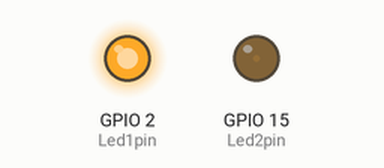
Bench run of a sketch on a simulated ESP32. Parts: output pins drawn as LEDs (lit = HIGH). What the sketch prints to the serial monitor is not drawn.

Above: at 0.05 s.
At 2.15 s:
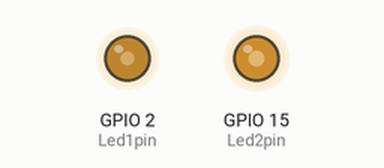
At 3.45 s:
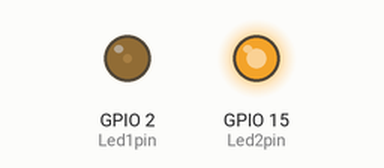
At 6.9 s:
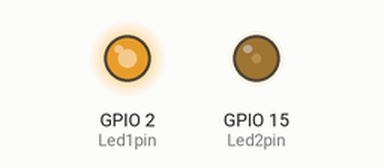
Timing chart, 0 to 10.0 s (numbered marks = the images above):
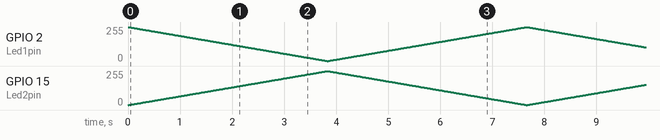

The sketch:

Dual_Led_ESP32.ino
```cpp
/*
程式碼控制雙色LED的兩種顏色，
通過PWM（脈寬調製）改變亮度，
創造漸變效果。
第一個循環使第一種顏色從全亮漸暗，
第二種顏色從全暗漸亮；
第二個循環則反之。
使用第15號針腳可能表明程式針對ESP32設計，
因Arduino Uno無此針腳。

*/

int Led1pin = 2;    // 雙色LED的第一種顏色腳位
int Led2pin =15;    // 雙色LED的第二種顏色腳位
int val;           // 用於控制亮度的變數

void setup() {
  pinMode(Led1pin, OUTPUT); // 設定Led1pin為輸出模式
  pinMode(Led2pin, OUTPUT); // 設定Led2pin為輸出模式
  Serial.begin(9600);       // 初始化序列通訊，波特率為9600
}

void loop()
{
  for(val=255; val>0; val--) // val從255遞減到1
  {
    analogWrite(Led1pin, val); // 設定第一種顏色的亮度為val
    analogWrite(Led2pin, 255-val); // 設定第二種顏色的亮度為255-val
    delay(15); // 等待15毫秒
  }
  for(val=0; val<255; val++) // val從0遞增到254
  {
    analogWrite(Led1pin, val); // 設定第一種顏色的亮度為val
    analogWrite(Led2pin, 255-val); // 設定第二種顏色的亮度為255-val
    delay(15); // 等待15毫秒
  }
  Serial.println(val, DEC); // 以十進制格式列印val的最終值
}
```
